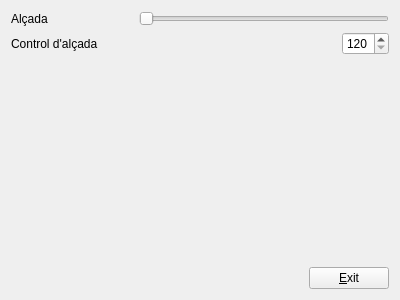
<?xml version="1.0" encoding="UTF-8"?>
<ui version="4.0">
 <class>MyForm</class>
 <widget class="QWidget" name="MyForm">
  <property name="geometry">
   <rect>
    <x>0</x>
    <y>0</y>
    <width>400</width>
    <height>300</height>
   </rect>
  </property>
  <property name="windowTitle">
   <string>Form</string>
  </property>
  <layout class="QVBoxLayout" name="verticalLayout_2">
   <item>
    <layout class="QHBoxLayout" name="horizontalLayout">
     <item>
      <widget class="QLabel" name="label">
       <property name="text">
        <string>Alçada</string>
       </property>
      </widget>
     </item>
     <item>
      <widget class="QSlider" name="horizontalSlider">
       <property name="sizePolicy">
        <sizepolicy hsizetype="Expanding" vsizetype="Fixed">
         <horstretch>0</horstretch>
         <verstretch>0</verstretch>
        </sizepolicy>
       </property>
       <property name="maximumSize">
        <size>
         <width>250</width>
         <height>23</height>
        </size>
       </property>
       <property name="minimum">
        <number>120</number>
       </property>
       <property name="maximum">
        <number>220</number>
       </property>
       <property name="orientation">
        <enum>Qt::Horizontal</enum>
       </property>
      </widget>
     </item>
    </layout>
   </item>
   <item>
    <layout class="QHBoxLayout" name="horizontalLayout_2">
     <item>
      <widget class="QLabel" name="label_2">
       <property name="text">
        <string>Control d'alçada</string>
       </property>
      </widget>
     </item>
     <item>
      <spacer name="horizontalSpacer_2">
       <property name="orientation">
        <enum>Qt::Horizontal</enum>
       </property>
       <property name="sizeHint" stdset="0">
        <size>
         <width>40</width>
         <height>20</height>
        </size>
       </property>
      </spacer>
     </item>
     <item>
      <widget class="QSpinBox" name="spinBox">
       <property name="sizePolicy">
        <sizepolicy hsizetype="Fixed" vsizetype="Fixed">
         <horstretch>0</horstretch>
         <verstretch>0</verstretch>
        </sizepolicy>
       </property>
       <property name="minimum">
        <number>120</number>
       </property>
       <property name="maximum">
        <number>220</number>
       </property>
      </widget>
     </item>
    </layout>
   </item>
   <item>
    <layout class="QHBoxLayout" name="horizontalLayout_3">
     <item>
      <spacer name="horizontalSpacer">
       <property name="orientation">
        <enum>Qt::Horizontal</enum>
       </property>
       <property name="sizeHint" stdset="0">
        <size>
         <width>40</width>
         <height>20</height>
        </size>
       </property>
      </spacer>
     </item>
     <item>
      <layout class="QVBoxLayout" name="verticalLayout">
       <item>
        <spacer name="verticalSpacer">
         <property name="orientation">
          <enum>Qt::Vertical</enum>
         </property>
         <property name="sizeHint" stdset="0">
          <size>
           <width>20</width>
           <height>40</height>
          </size>
         </property>
        </spacer>
       </item>
       <item>
        <widget class="QPushButton" name="pushButton">
         <property name="text">
          <string>&amp;Exit</string>
         </property>
         <property name="shortcut">
          <string>Ctrl+Y</string>
         </property>
        </widget>
       </item>
      </layout>
     </item>
    </layout>
   </item>
  </layout>
 </widget>
 <resources/>
 <connections>
  <connection>
   <sender>horizontalSlider</sender>
   <signal>valueChanged(int)</signal>
   <receiver>spinBox</receiver>
   <slot>setValue(int)</slot>
   <hints>
    <hint type="sourcelabel">
     <x>296</x>
     <y>34</y>
    </hint>
    <hint type="destinationlabel">
     <x>259</x>
     <y>81</y>
    </hint>
   </hints>
  </connection>
  <connection>
   <sender>spinBox</sender>
   <signal>valueChanged(int)</signal>
   <receiver>horizontalSlider</receiver>
   <slot>setValue(int)</slot>
   <hints>
    <hint type="sourcelabel">
     <x>237</x>
     <y>79</y>
    </hint>
    <hint type="destinationlabel">
     <x>324</x>
     <y>35</y>
    </hint>
   </hints>
  </connection>
  <connection>
   <sender>pushButton</sender>
   <signal>clicked()</signal>
   <receiver>MyForm</receiver>
   <slot>close()</slot>
   <hints>
    <hint type="sourcelabel">
     <x>302</x>
     <y>256</y>
    </hint>
    <hint type="destinationlabel">
     <x>364</x>
     <y>278</y>
    </hint>
   </hints>
  </connection>
 </connections>
</ui>
